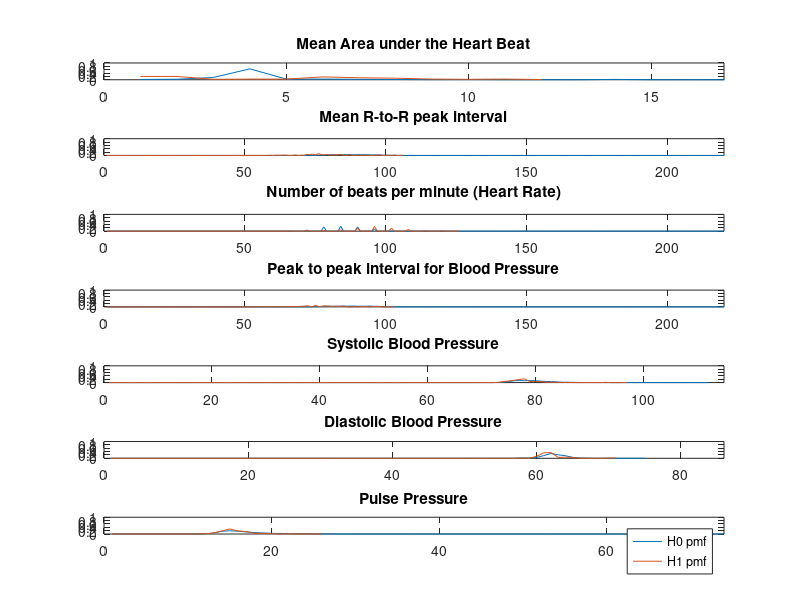
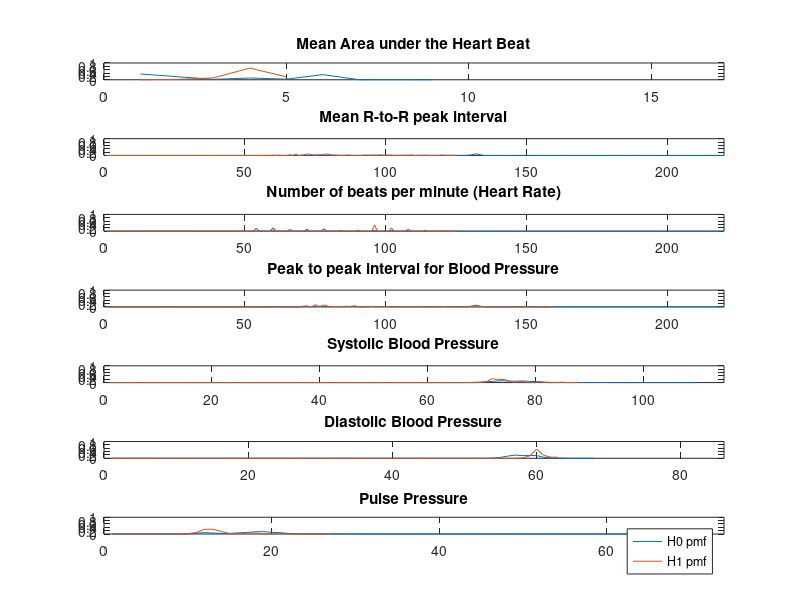
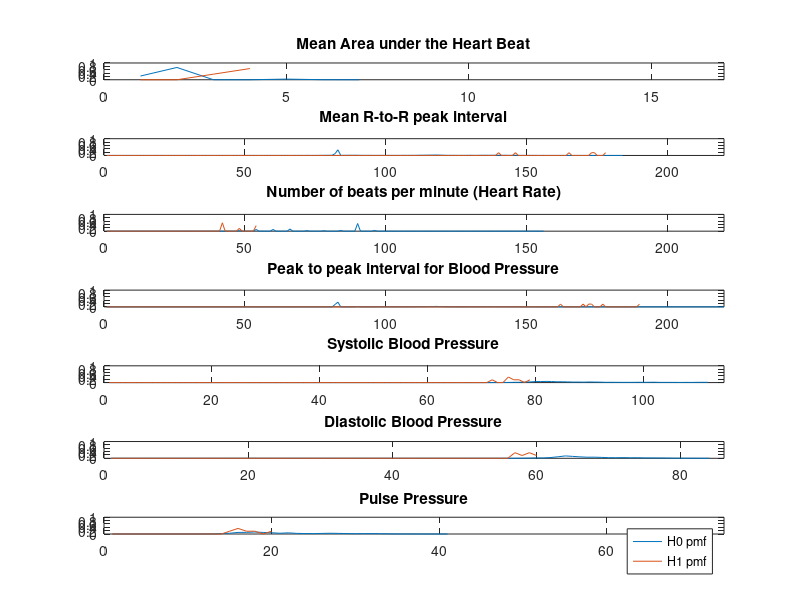
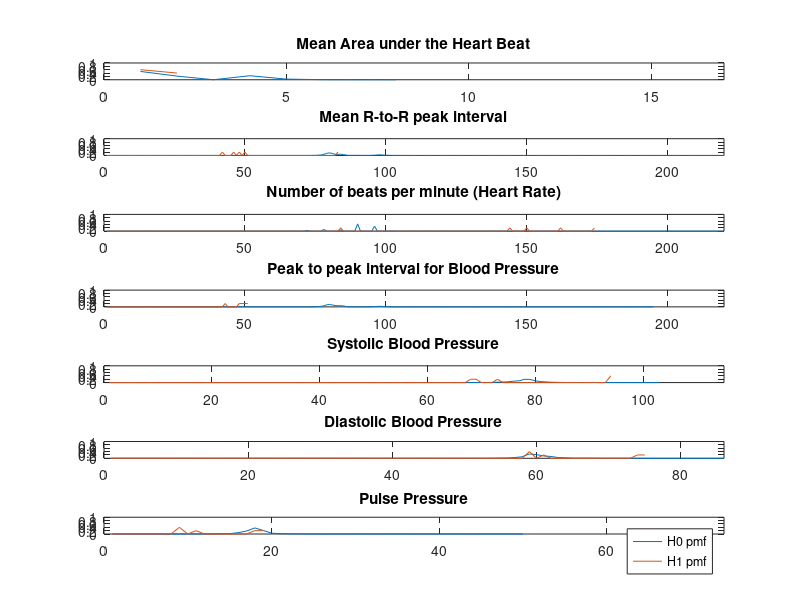

MATLAB code for these plots, in order: (Note: this script raises an error after producing the figures.)
close all;
clear all;

%%Task 0
%Load in data sets and make it readable.
dat1_const = load('patient_data/1_a41178.mat');
dat2_const = load('patient_data/2_a42126.mat');
dat3_const = load('patient_data/3_a40076.mat');
dat4_const = load('patient_data/4_a40050.mat');
dat5_const = load('patient_data/5_a41287.mat');
dat6_const = load('patient_data/6_a41846.mat');
dat7_const = load('patient_data/7_a41846.mat');
dat8_const = load('patient_data/8_a42008.mat');
dat9_const = load('patient_data/9_a41846.mat');

%put in array for simplification of data management
dat_array = [dat1_const, dat2_const, dat3_const, dat4_const, dat5_const, dat6_const, dat7_const, dat8_const, dat9_const];

%X_length: stores number of data points per patient for data, training,
%test
all_length = zeros(1, 9);
training_length = zeros(1,9);
testing_length = zeros(1, 9);
for k = 1:9
    %store the number of elements to perform operations with
    all_length(k) = length(dat_array(k).all_data);
    training_length(k) = floor(all_length(k) * 2/3);
    testing_length(k) = all_length(k) - training_length(k);
    dat_array(k).all_data = floor(dat_array(k).all_data);
   
end

%initialize all data sets for permuatations
for k = 1:9
    train(k).all_data = dat_array(k).all_data(:,1:training_length(k));
    train(k).all_labels = dat_array(k).all_labels(:,1:training_length(k));
    test(k).all_data = dat_array(k).all_data(:, training_length(k)+1:all_length(k));
    test(k).all_labels = dat_array(k).all_labels(:, training_length(k)+1:all_length(k));
end
for k = 1:9
   for j = 1:7
      index1 = 1;
      index0 = 1;
      for p = 1: training_length(k)
          if(train(k).all_labels(1, p) == 1)
              train(k).goldens(j, index1) = train(k).all_data(j,p);
              index1 = index1 + 1;
          end
          if(train(k).all_labels(1, p) == 0)
              train(k).nongoldens(j,index0) = train(k).all_data(j,p);
              index0 = index0 + 1;
          end
      end
   end
end
%open a result file for printing things
fid = fopen('ECE313_Final_group5', 'w');
%completed: 5:55 AM
%update: 8:08 AM
%%Task 1
%a: Calculate prior probabilities of P(H1) an dP(H0)
for k = 1:9
    prior_H1(k) = sum(train(k).all_labels)/training_length(k);
    prior_H0(k) = 1 - prior_H1(k);
end
%b: construct likelihood matrices for each of the seven features

feature_labels = {'Mean Area under the Heart Beat','Mean R-to-R peak interval','Number of beats per minute (Heart Rate)','Peak to peak interval for Blood Pressure','Systolic Blood Pressure','Diastolic Blood Pressure','Pulse Pressure'};
feature_max_length = [17, 220, 220, 220, 115, 86, 74];

for k = 1:9
    figure;
    for j = 1:7
        train(k).H1{j,1} = tabulate(train(k).goldens(j,:))';
        train(k).H1{j,1}(3,:) = train(k).H1{j,1}(3,:) / 100;
       
        train(k).H0{j,1} = tabulate(train(k).nongoldens(j,:))';
        train(k).H0{j,1}(3,:) = train(k).H0{j,1}(3,:) / 100;        
        
        subplot(7, 1, j); 
        plot(train(k).H0{j,1}(3,:));
        
        % Add feature titles and set axis for each subplot
        title(feature_labels(j));
        axis([0 feature_max_length(j) 0 1]);
        
        hold on; 
        plot(train(k).H1{j,1}(3,:));
    end
    legend('H0 pmf', 'H1 pmf');
end

%c: show results by generating a seperate figure for each patient 
%c Executed in B

%d: Calculate ML and MAP decision rule vectors
for k = 1:9
    for j = 1:7
        for p = length(train(k).H1{j,1}(1,:));
            if( train(k).H1{j,1}(3,p) >= train(k).H0{j,1}(3,p))
                train(k).ML(j,p) = 1;
            else 
                train(k).ML(j,p) = 0;
            end
            if((train(k).H1{j,1}(3,p) * prior_H1(j)) >= (train(k).H0{j,1}(3,p)*prior_H0(j)))
                train(k).MAP(j,p) = 1;
            else
                train(k).MAP(j,p) = 0;
            end
        end
    end
end
%e: save the results in a 9 by 7 cell array called HT_table_array
HT_table_array = cell(9,7);

for k = 1:9
    for j = 1:7
        Xi = train(k).H1{j,1}(1,:);
        H1 = train(k).H1{j,1}(3,:);
        H0 = train(k).H0{j,1}(3,:);
        ML = train(k).ML(j,:);
        MAP = train(k).MAP(j,:);
        
        HT_table_array{k, j} = table(Xi, H1, H0, ML, MAP);
          
    end
end
%% Task 1.2
%Use HT_table_array to generate alarms based on ML/MAP
for k = 1:9
    for j = 1:7
        for p = 1:testing_length(k)
            %default to maximum
            test(k).ML(j,p) = HT_table_array{k,j}.ML(4);
            test(k).MAP(j,p) = HT_table_array{k,j}.MAP(4);
            %for q = 1:4 MK 2:23 pm
            value = floor(test(k).all_data(j,p));
            [~, idx] = find(HT_table_array{k,j}.Xi == value);
            if isnan(idx) == 0
                h0_val = HT_table_array{k,j}.H0(idx);
                h1_val = HT_table_array{k,j}.H1(idx);
                h0_val_with_prior = h0_val*prior_H0(k);
                h1_val_with_prior = h1_val*prior_H1(k);
                
                if h0_val > h1_val
                    test(k).ML(j,p) = 0;
                else
                    test(k).ML(j,p) = 1;
                end
                
                if h0_val_with_prior > h1_val_with_prior
                    test(k).MAP(j,p) = h0_val_with_prior;
                else
                    test(k).MAP(j,p) = h1_val_with_prior;
                end
            else
                test(k).ML(j,p) = 1;
                test(k).MAP(j,p) = 1;
            end
            
%             for q = 1:length(HT_table_array{k,j}.Xi)
%                 %if the data fall within the range given, assign the ML/MAP
%                 %value
%                 %if(test(k).all_data(j,p) <= HT_table_array{k,j}.Max_Value(5-q))
%                     if value == HT_table_array{k,j}.Xi(q);
%                         test(k).ML(j,p) = HT_table_array{k,j}.ML(j,k);
%                     end
%                     %test(k).ML(j,p) = HT_table_array{k,j}.ML(5-q);
%                     test(k).MAP(j,p) = HT_table_array{k,j}.MAP(5-q);
%                 end
%             end
        end %testing_length    
    end %7
end %9 

%b: evaluate ML/MAP rules
for k = 1:9 
    for j = 1:7
      missed_detect_MAP = 0;
      false_alarm_MAP = 0;
      error_MAP = 0;

      missed_detect_ML = 0;
      false_alarm_ML = 0;
      error_ML = 0;
      for i = 1:testing_length(k)
          %MAP
          if(test(k).MAP(j,i) == 0 & test(k).all_labels(i) == 1)
              missed_detect_MAP = missed_detect_MAP +1;
          end
          if (test(k).MAP(j,i) == 1 & test(k).all_labels == 0)
              false_alarm_MAP = false_alarm_MAP +1;
          end
          if((test(k).MAP(j,i) == 0 & test(k).all_labels == 1) | (test(k).MAP(j,i) == 1 & test(k).all_labels == 0))
              error_MAP = error_MAP +1;
          end
          %ML
          if(test(k).ML(j,i) == 0 & test(k).all_labels(i) == 1)
              missed_detect_ML = missed_detect_ML +1;
          end
          if (test(k).ML(j,i) == 1 & test(k).all_labels == 0)
              false_alarm_ML = false_alarm_ML +1;
          end
          if((test(k).ML(j,i) == 0 & test(k).all_labels == 1) | (test(k).ML(j,i) == 1 & test(k).all_labels == 0))
               error_ML = error_ML +1;
          end
      end
      num_nongoldens = testing_length(j) - sum(test(k).all_labels);
      num_goldens = sum(test(k).all_labels);
      num_totals = length(test(k).all_labels);
   
      test(k).MAP_MD(j) = missed_detect_MAP / num_goldens;
      test(k).ML_MD(j) = missed_detect_ML / num_goldens;
      test(k).MAP_FA(j) = false_alarm_MAP / num_nongoldens;
      test(k).ML_FA(j) = false_alarm_ML / num_nongoldens;
      test(k).MAP_E(j) = error_MAP / num_totals;
      test(k).ML_E(j) = error_ML / num_totals;
    end
end


Error_table_array = cell(9,7);

for k = 1:9
    for j = 1:7
           falseAlarm(:,1) = [test(k).ML_FA(j), test(k).MAP_FA(j)];
           missDetect(:,1) = [test(k).ML_MD(j), test(k).MAP_MD(j)];
           error(:,1) = [test(k).ML_E(j), test(k).MAP_E(j)];
           Error_table_array{k, j} = table(falseAlarm, missDetect, error);
          
    end
end
                
